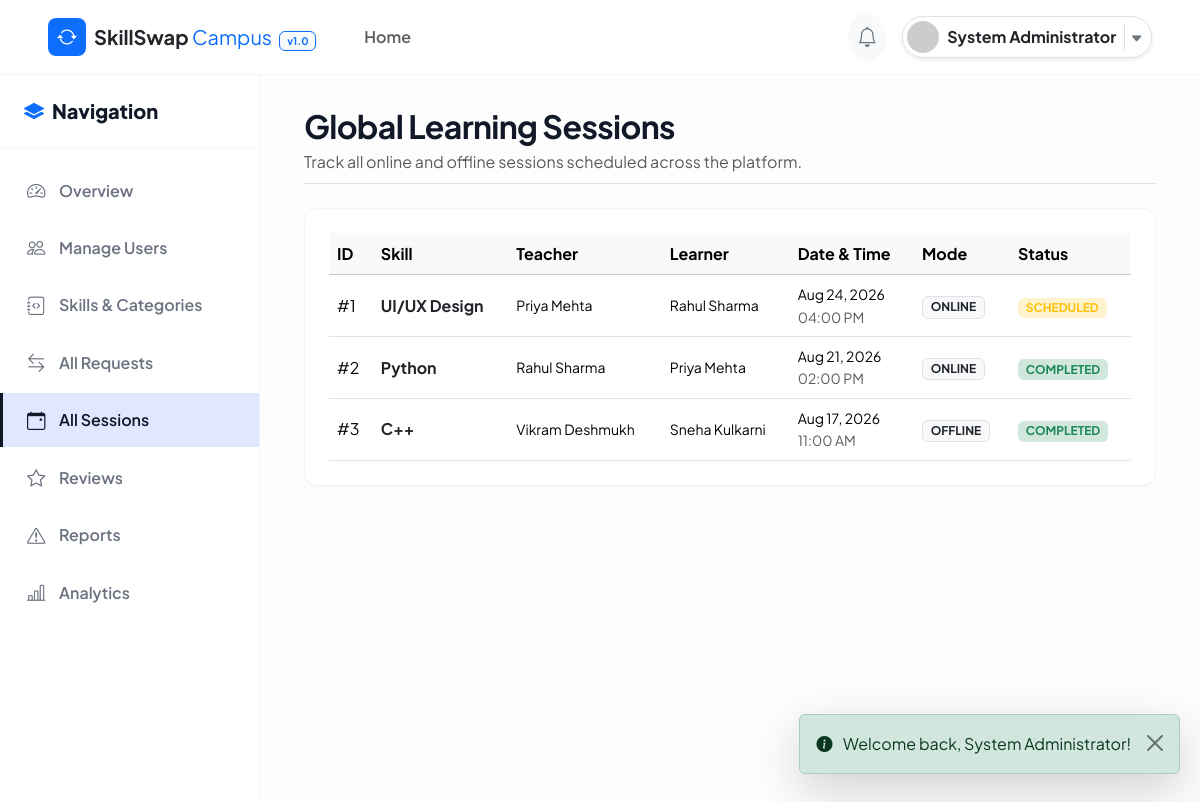
Screenshot of /admin/sessions.php (signed in) with the database file from the repository.
### tables this page shows
CREATE TABLE `sessions` (
  `session_id` INT AUTO_INCREMENT PRIMARY KEY,
  `request_id` INT NOT NULL,
  `teacher_id` INT NOT NULL,
  `learner_id` INT NOT NULL,
  `skill_id` INT NOT NULL,
  `session_date` DATE NOT NULL,
  `start_time` TIME NOT NULL,
  `end_time` TIME NOT NULL,
  `mode` ENUM('ONLINE', 'OFFLINE') NOT NULL DEFAULT 'ONLINE',
  `meeting_link` VARCHAR(255) DEFAULT NULL,
  `location` VARCHAR(255) DEFAULT NULL,
  `status` ENUM('SCHEDULED', 'ONGOING', 'COMPLETED', 'CANCELLED') NOT NULL DEFAULT 'SCHEDULED',
  `created_at` TIMESTAMP DEFAULT CURRENT_TIMESTAMP,
  FOREIGN KEY (`request_id`) REFERENCES `learning_requests` (`request_id`) ON DELETE CASCADE,
  FOREIGN KEY (`teacher_id`) REFERENCES `users` (`user_id`) ON DELETE CASCADE,
  FOREIGN KEY (`learner_id`) REFERENCES `users` (`user_id`) ON DELETE CASCADE,
  FOREIGN KEY (`skill_id`) REFERENCES `skills` (`skill_id`) ON DELETE CASCADE
);

CREATE TABLE `skills` (
  `skill_id` INT AUTO_INCREMENT PRIMARY KEY,
  `skill_name` VARCHAR(100) NOT NULL UNIQUE,
  `category` VARCHAR(50) NOT NULL,
  `description` TEXT DEFAULT NULL,
  `created_at` TIMESTAMP DEFAULT CURRENT_TIMESTAMP
);

CREATE TABLE `users` (
  `user_id` INT AUTO_INCREMENT PRIMARY KEY,
  `name` VARCHAR(100) NOT NULL,
  `email` VARCHAR(100) NOT NULL UNIQUE,
  `password` VARCHAR(255) NOT NULL,
  `college_id` VARCHAR(50) NOT NULL UNIQUE,
  `department` VARCHAR(100) NOT NULL,
  `year` ENUM('1st Year', '2nd Year', '3rd Year', '4th Year', 'Postgraduate') NOT NULL DEFAULT '1st Year',
  `bio` TEXT DEFAULT NULL,
  `profile_image` VARCHAR(255) DEFAULT 'default-avatar.png',
  `role` ENUM('student', 'admin') NOT NULL DEFAULT 'student',
  `status` ENUM('active', 'inactive', 'suspended') NOT NULL DEFAULT 'active',
  `reputation_score` DECIMAL(5,2) NOT NULL DEFAULT 50.00,
  `created_at` TIMESTAMP DEFAULT CURRENT_TIMESTAMP,
  `updated_at` TIMESTAMP DEFAULT CURRENT_TIMESTAMP ON UPDATE CURRENT_TIMESTAMP,
  CONSTRAINT `chk_reputation_range` CHECK (`reputation_score` >= 0 AND `reputation_score` <= 100)
);

### admin/sessions.php (the view, shortened to what this page needs)
<?php
$pdo = Database::getConnection();
$stmt = $pdo->query("
    SELECT s.*,
           t.name AS teacher_name, l.name AS learner_name,
           sk.skill_name
    FROM sessions s
    JOIN users t ON s.teacher_id = t.user_id
    JOIN users l ON s.learner_id = l.user_id
    JOIN skills sk ON s.skill_id = sk.skill_id
    ORDER BY s.session_date DESC
");
$sessions = $stmt->fetchAll(PDO::FETCH_ASSOC);
require_once __DIR__ . '/../includes/header.php';
require_once __DIR__ . '/../includes/navbar.php';
?>
<div class="dashboard-wrapper">
  <?php require_once __DIR__ . '/../includes/sidebar.php'; ?>
  <main class="main-content">
    <div class="container-fluid">
      <div class="d-flex flex-column flex-md-row justify-content-between align-items-md-center mb-4 pb-2 border-bottom">
        <div>
          <h2 class="fw-bold mb-1">Global Learning Sessions</h2>
          <p class="text-muted mb-0">Track all online and offline sessions scheduled across the platform.</p>
        </div>
      </div>
      <div class="card-custom p-4">
        <div class="table-responsive">
          <table class="table table-hover align-middle mb-0">
            <thead class="table-light">
              <tr>
                <th>ID</th>
                <th>Skill</th>
                <th>Teacher</th>
                <th>Learner</th>
                <th>Date & Time</th>
                <th>Mode</th>
                <th>Status</th>
              </tr>
            </thead>
            <tbody>
              <?php foreach ($sessions as $s): ?>
              <tr>
                <td>#<?= $s['session_id'] ?></td>
                <td><span class="fw-bold text-dark"><?= htmlspecialchars($s['skill_name']) ?></span></td>
                <td class="small"><?= htmlspecialchars($s['teacher_name']) ?></td>
                <td class="small"><?= htmlspecialchars($s['learner_name']) ?></td>
                <td class="small">
                  <?= date('M d, Y', strtotime($s['session_date'])) ?><br>
                  <span class="text-muted"><?= date('h:i A', strtotime($s['start_time'])) ?></span>
                </td>
                <td><span class="badge bg-light text-dark border"><?= htmlspecialchars($s['mode']) ?></span></td>
                <td>
                  <?php if ($s['status'] === 'COMPLETED'): ?>
                    <span class="badge bg-success-subtle text-success">COMPLETED</span>
                  <?php elseif ($s['status'] === 'SCHEDULED'): ?>
                    <span class="badge bg-warning-subtle text-warning">SCHEDULED</span>
                  <?php else: ?>
                    <span class="badge bg-secondary-subtle text-secondary"><?= htmlspecialchars($s['status']) ?></span>
                  <?php endif; ?>
                </td>
              </tr>
              <?php endforeach; ?>
            </tbody>
          </table>
        </div>
      </div>
    </div>
  </main>
</div>
<?php require_once __DIR__ . '/../includes/footer.php'; ?>

### assets/css/style.css (style rules this page uses)
:root { --primary: #111827; --primary-hover: #000000; --primary-light: #f3f4f6; --secondary: #4f46e5; --accent: #6366f1; --dark-bg: #030712; --dark-card: #111827; --light-bg: #fdfdfd; --surface: #ffffff; --border-color: #f1f5f9; --text-main: #111827; --text-muted: #6b7280; --text-light: #9ca3af; --success: #059669; --warning: #d97706; --danger: #dc2626; --radius-sm: 6px; --radius-md: 10px; --radius-lg: 14px; --radius-full: 9999px; --shadow-sm: 0 1px 2px rgba(0, 0, 0, 0.04); --shadow-md: 0 4px 6px -1px rgba(0, 0, 0, 0.05); --shadow-lg: 0 10px 15px -3px rgba(0, 0, 0, 0.05); --transition-fast: all 0.2s cubic-bezier(0.4, 0, 0.2, 1); --transition-normal: all 0.3s cubic-bezier(0.4, 0, 0.2, 1); }
body { font-family: 'Plus Jakarta Sans', -apple-system, BlinkMacSystemFont, "Segoe UI", Roboto, sans-serif; background-color: var(--light-bg); color: var(--text-main); min-height: 100vh; margin: 0; line-height: 1.6; }
h1, h2, h3, h4, h5, h6 { font-weight: 700; color: var(--text-main); letter-spacing: -0.02em; }
.card-custom { background: var(--surface); border: 1px solid var(--border-color); border-radius: var(--radius-lg); box-shadow: var(--shadow-sm); transition: var(--transition-normal); overflow: hidden; }

### assets/css/dashboard.css (style rules this page uses)
.dashboard-wrapper { display: flex; min-height: calc(100vh - 65px); position: relative; }
.main-content { flex-grow: 1; padding: 2rem; background-color: var(--light-bg); overflow-x: hidden; }

### rows the page displays
sessions: session_id "1", skill.skill_name "UI/UX Design", teacher.name "Priya Mehta", learner.name "Rahul Sharma", session_date "Aug 24, 2026", start_time "04:00 PM", mode "ONLINE", status "SCHEDULED"
sessions: session_id "2", skill.skill_name "Python", teacher.name "Rahul Sharma", learner.name "Priya Mehta", session_date "Aug 21, 2026", start_time "02:00 PM", mode "ONLINE", status "COMPLETED"
sessions: session_id "3", skill.skill_name "C++", teacher.name "Vikram Deshmukh", learner.name "Sneha Kulkarni", session_date "Aug 17, 2026", start_time "11:00 AM", mode "OFFLINE", status "COMPLETED"

### other values shown
$userName "System Administrator"
$flash['message'] "Welcome back, System Administrator!"
